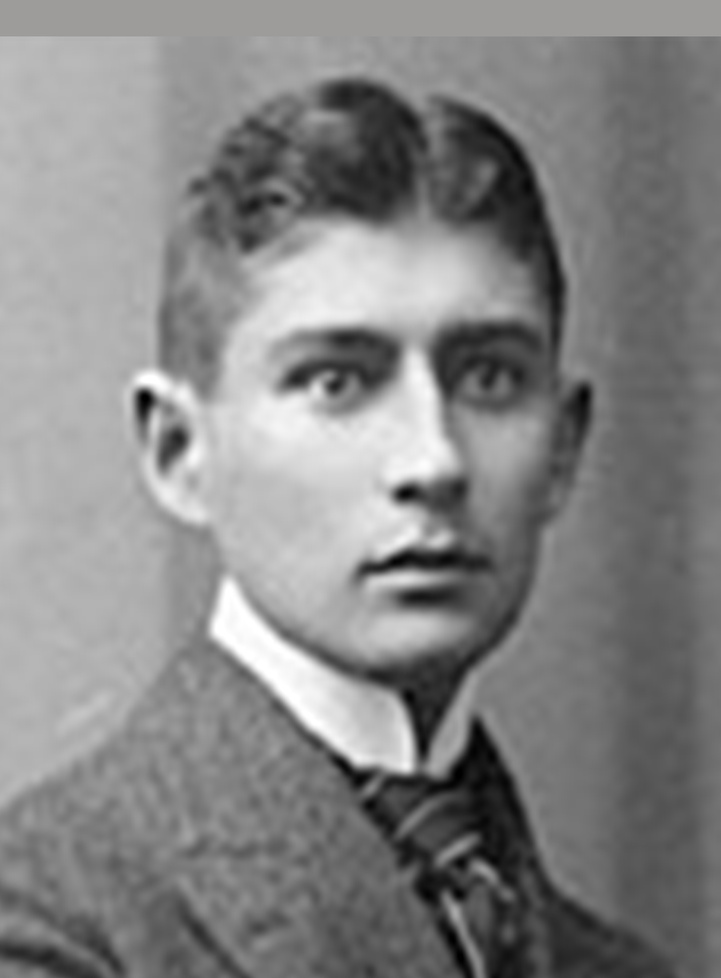
%> input picture project1/kafka.jpg, 721 x 978 px, shrunk from 1464 x 1986 before the run
$ octave main.m   (GNU Octave 9; MATLAB toolbox functions it lacks are replaced by stand-ins)
%> lines starting %> are read from the running program, lines starting %| are printed output that depends on the picture
first  = im2double( rgb2gray( imread('kafka.jpg') ) );
%> first: size 978x721 double; min 0, max 1, mean 0.519
low_pass = imgaussfilt(first, 10);
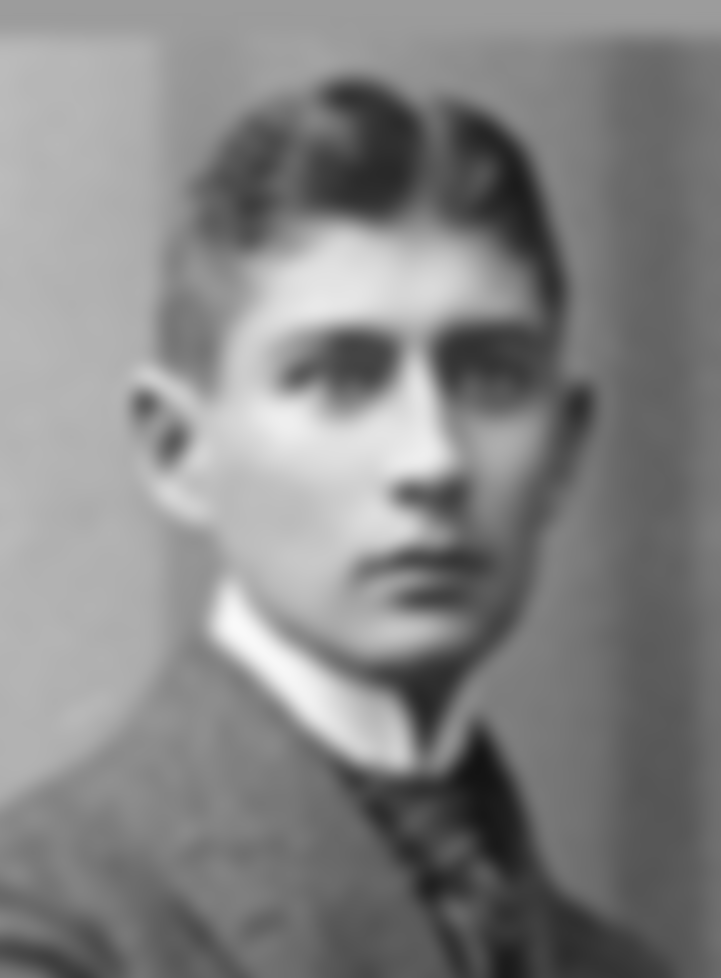
%> low_pass: size 978x721 double; min 0.0775, max 0.98, mean 0.519

second = im2double( rgb2gray( imread('niche.jpg') ) );
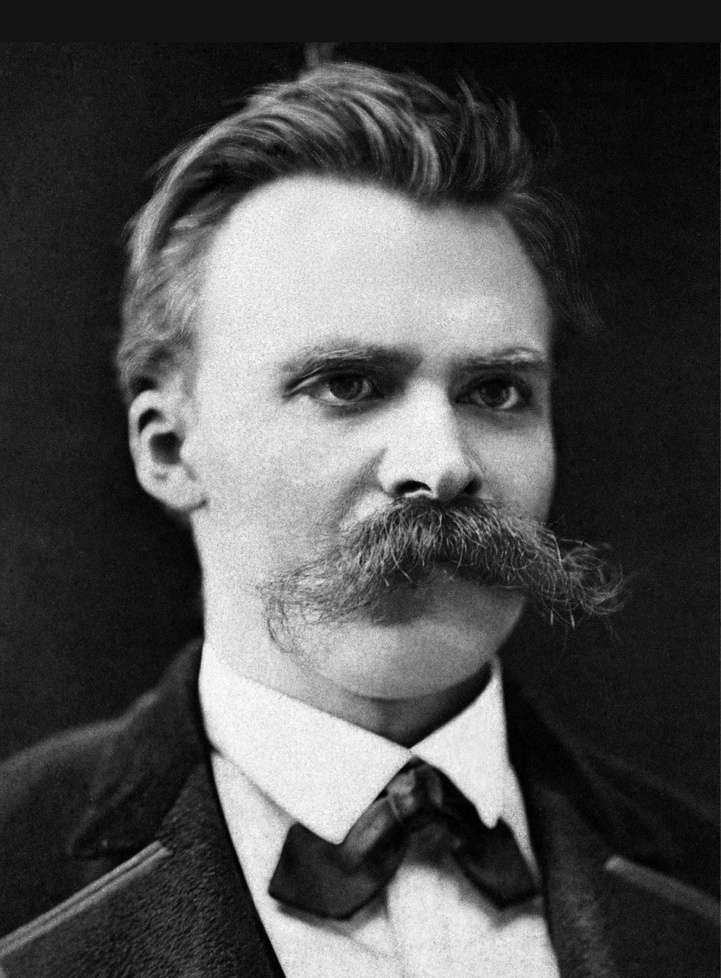
%> input picture project1/niche.jpg, 721 x 978 px, shrunk from 1464 x 1986 before the run
%> second: size 978x721 double; min 0, max 1, mean 0.305
g = imgaussfilt(second, 20);
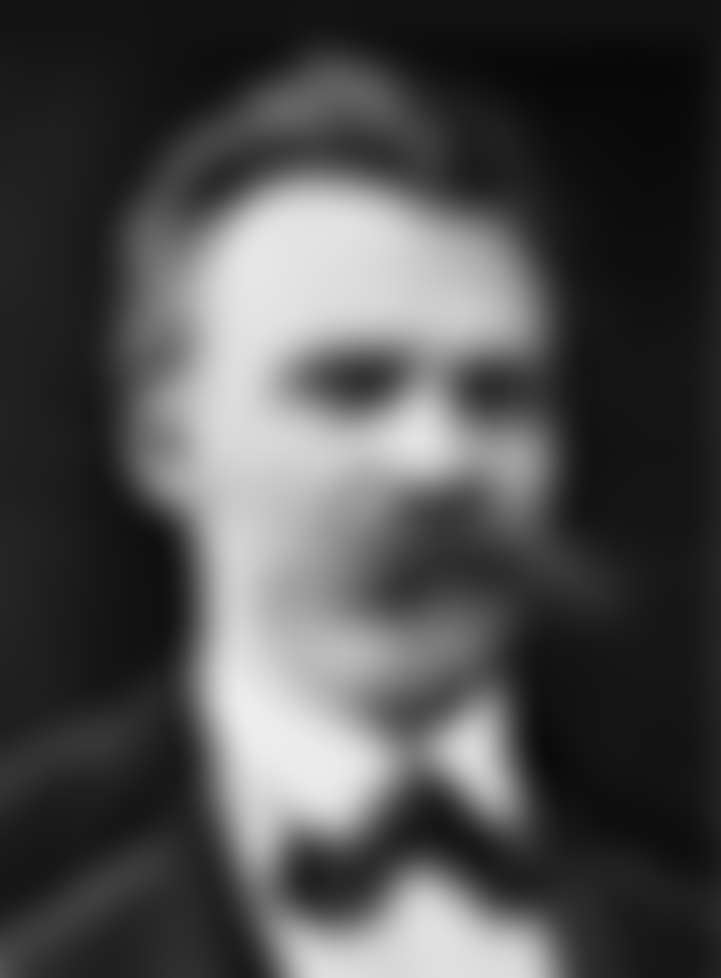
%> g: size 978x721 double; min 0.0321, max 0.933, mean 0.306
hight_pass = second - g;
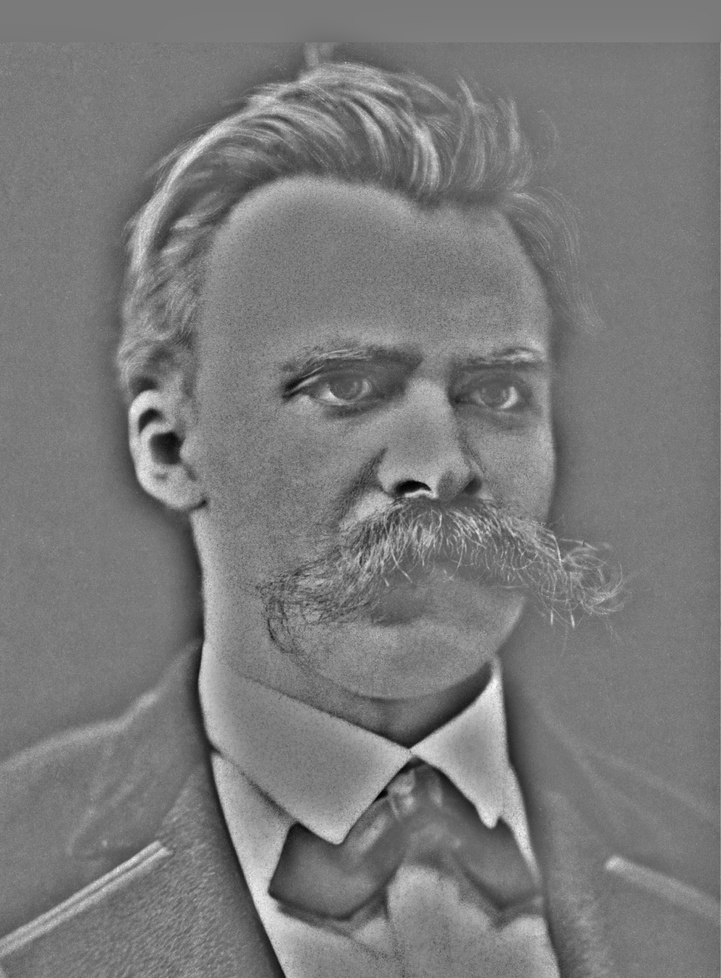
%> hight_pass: size 978x721 double; min -0.563, max 0.606, mean -0.00104; drawn with min black and max white

final = hight_pass + low_pass;   % create hybrid
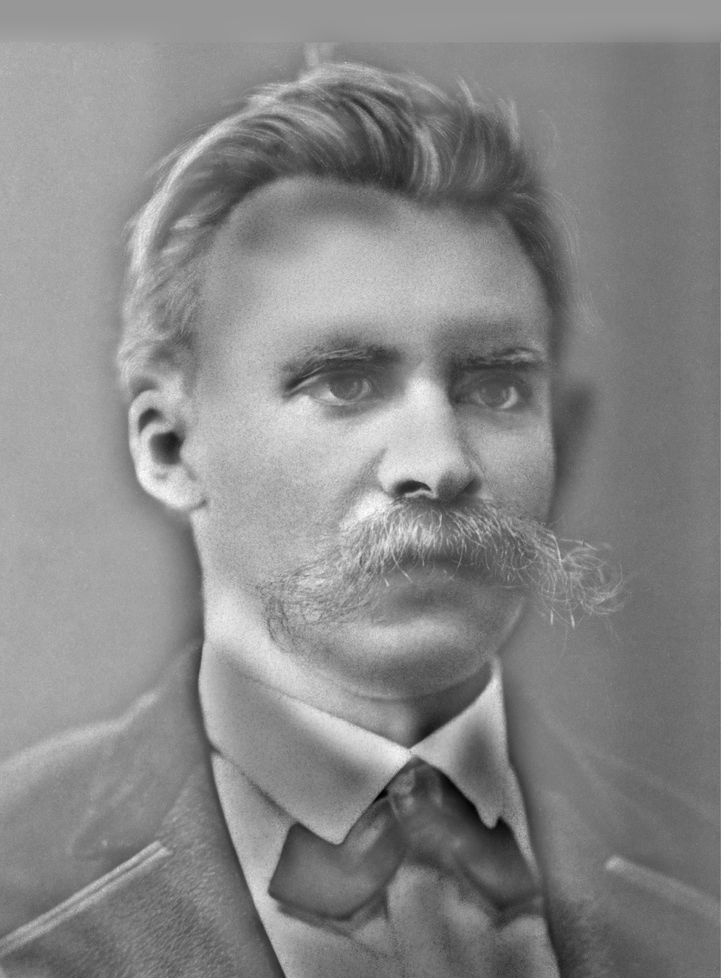
%> final: size 978x721 double; min -0.308, max 1.24, mean 0.518; drawn with min black and max white
imshow(final);
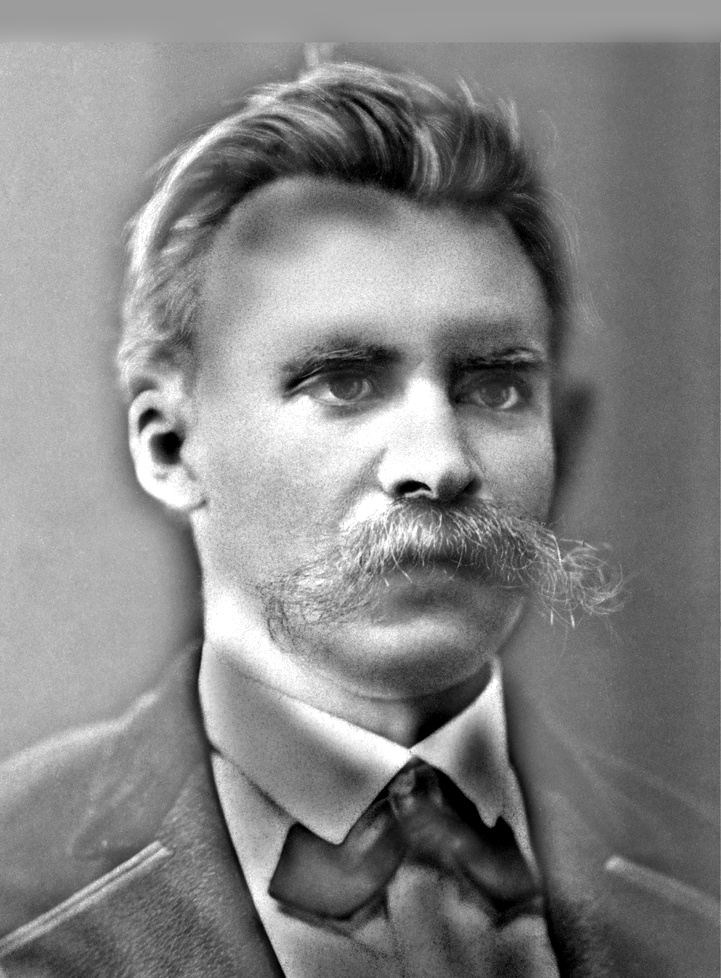
%> displayed picture: size 978x721, on the screen's scale of 0 to 255; min 0, max 255, mean 132.1

% save it
% imwrite(final, 'hybrid-result.jpg')
